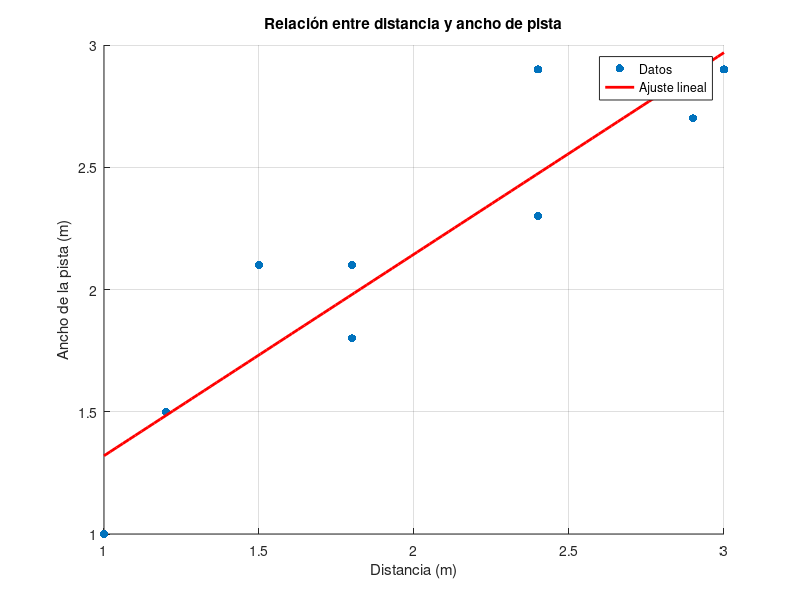

The MATLAB source for this figure:
% Datos de la distancia y el ancho de la pista
distancia = [2.4, 1.5, 2.4, 1.8, 1.8, 2.9, 1.2, 3, 1];
ancho_pista = [2.9, 2.1, 2.3, 2.1, 1.8, 2.7, 1.5, 2.9, 1];

% 5.1) Graficar los datos
scatter(distancia, ancho_pista, 'filled');
xlabel('Distancia (m)');
ylabel('Ancho de la pista (m)');
title('Relación entre distancia y ancho de pista');
grid on;

% 5.2) Ajuste una línea recta a los datos con regresión lineal
p = polyfit(distancia, ancho_pista, 1); % Ajuste lineal
x_fit = linspace(min(distancia), max(distancia), 100);
y_fit = polyval(p, x_fit);

hold on;
plot(x_fit, y_fit, 'r-', 'LineWidth', 2);
legend('Datos', 'Ajuste lineal');

% 5.3) Determinar el ancho de pista mínimo para una distancia de 2 m
ancho_minimo = polyval(p, 2);
disp(['El ancho de pista mínimo para una distancia de 2 m es: ', num2str(ancho_minimo), ' m']);

% Calcular los valores predichos para las distancias originales
y_pred = polyval(p, distancia);

% Calcular el error absoluto y el porcentaje de error
error_absoluto = abs(ancho_pista - y_pred);
porcentaje_error = (error_absoluto ./ ancho_pista) * 100;

% Mostrar los errores calculados
disp('Errores absolutos para cada punto:');
disp(error_absoluto);

disp('Porcentaje de error para cada punto:');
disp(porcentaje_error);

% Promedio del porcentaje de error
promedio_error = mean(porcentaje_error);
disp(['El porcentaje de error promedio es: ', num2str(promedio_error), '%']);
